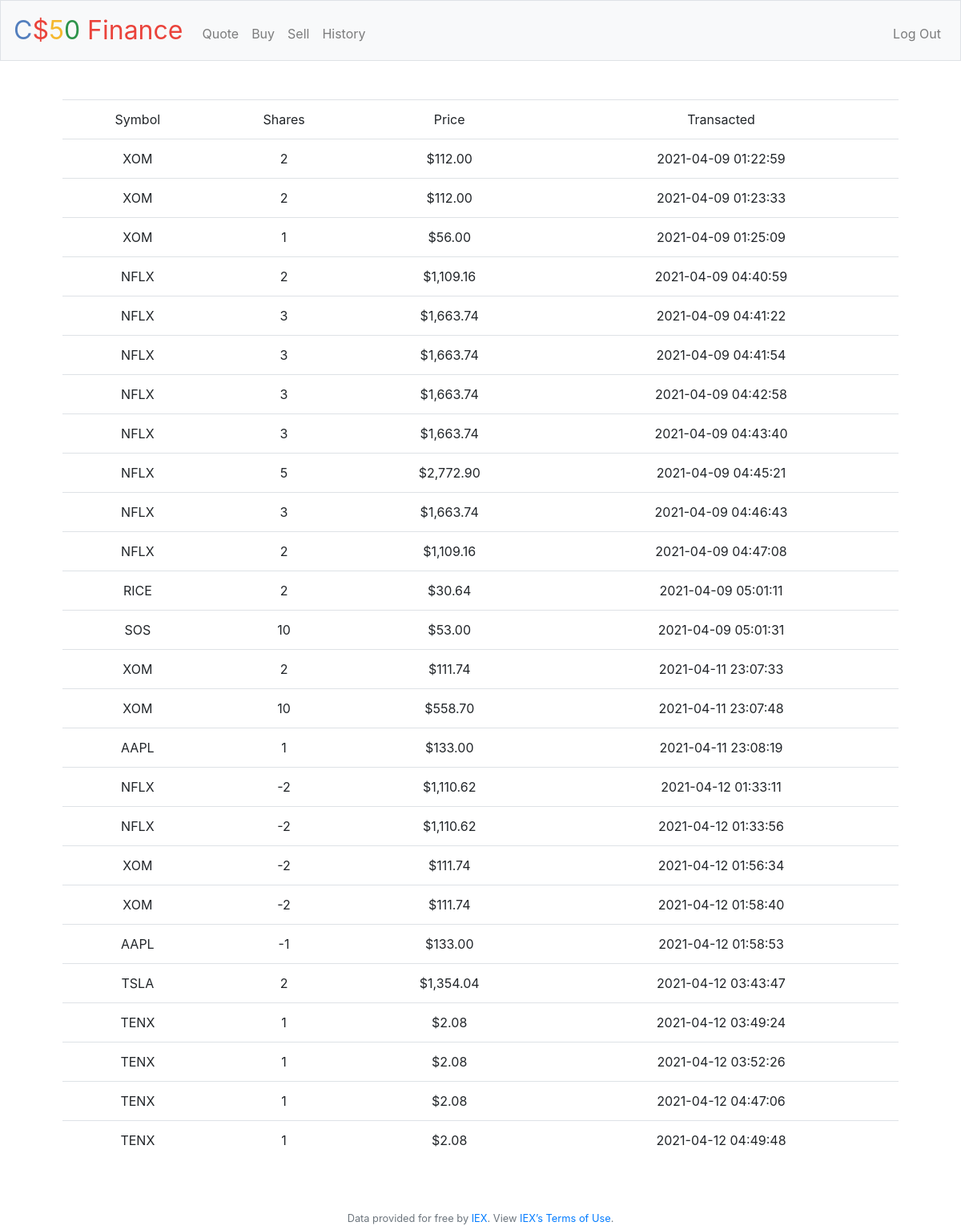
The app's page /history (signed in) with its own data.
### tables this page shows
CREATE TABLE 'transactions' (order_id INTEGER, quantity NUMERIC NOT NULL, symbol TEXT NOT NULL, user_id INTEGER, price NUMERIC NOT NULL, date DATETIME NOT NULL DEFAULT(current_timestamp), PRIMARY KEY(order_id), FOREIGN KEY(user_id) REFERENCES users(id));

### application.py (the view)
@app.route("/history")
@login_required
def history():
    rows = db.execute("SELECT * FROM transactions WHERE user_id = ?", session['user_id'])
    return render_template('history.html', rows=rows)

### application.py (called while the page is built)
@app.after_request
def after_request(response):
    response.headers["Cache-Control"] = "no-cache, no-store, must-revalidate"
    response.headers["Expires"] = 0
    response.headers["Pragma"] = "no-cache"
    return response

### helpers.py (called while the page is built)
def login_required(f):
    @wraps(f)
    def decorated_function(*args, **kwargs):
        if session.get("user_id") is None:
            return redirect("/login")
        return f(*args, **kwargs)
    return decorated_function

def usd(value):
    return f"${value:,.2f}"

### templates/history.html (shortened to what this page needs)
{% extends 'layout.html' %}
{% block main %}
    <table class='table'>
        <thead>
            <tr>
                <td>Symbol</td>
                <td>Shares</td>
                <td>Price</td>
                <td>Transacted</td>
            </tr>
        </thead>
        <tbody>
            {% for row in rows %}
            <tr>
                <td>{{ row['symbol'] }}</td>
                <td>{{ row['quantity'] }}</td>
                <td>{{ row['price'] | usd }}</td>
                <td>{{ row['date'] }}</td>
            </tr>
            {% endfor %}
        </tbody>
    </table>
{% endblock %}

### templates/layout.html (shortened to what this page needs)
<!DOCTYPE html>
<html lang="en">
    <head>
        <link rel="stylesheet" href="https://cdn.jsdelivr.net/npm/bootstrap@4.5.3/dist/css/bootstrap.min.css">
        <link href="/static/styles.css" rel="stylesheet">
    </head>
    <body>
        <nav class="navbar navbar-expand-md navbar-light bg-light border">
            <a class="navbar-brand" href="/"><span class="blue">C</span><span class="red">$</span><span class="yellow">5</span><span class="green">0</span> <span class="red">Finance</span></a>
            <div class="collapse navbar-collapse" id="navbar">
                {% if session.user_id %}
                    <ul class="navbar-nav mr-auto mt-2">
                        <li class="nav-item"><a class="nav-link" href="/quote">Quote</a></li>
                        <li class="nav-item"><a class="nav-link" href="/buy">Buy</a></li>
                        <li class="nav-item"><a class="nav-link" href="/sell">Sell</a></li>
                        <li class="nav-item"><a class="nav-link" href="/history">History</a></li>
                    </ul>
                    <ul class="navbar-nav ml-auto mt-2">
                        <li class="nav-item"><a class="nav-link" href="/logout">Log Out</a></li>
                    </ul>
                {% else %}
                    <ul class="navbar-nav ml-auto mt-2">
                        <li class="nav-item"><a class="nav-link" href="/register">Register</a></li>
                        <li class="nav-item"><a class="nav-link" href="/login">Log In</a></li>
                    </ul>
                {% endif %}
            </div>
        </nav>
        <main class="container p-5">
            {% block main %}{% endblock %}
        </main>
        <footer class="small text-center text-muted">
            Data provided for free by <a href="https://iextrading.com/developer">IEX</a>. View <a href="https://iextrading.com/api-exhibit-a/">IEX’s Terms of Use</a>.
        </footer>
    </body>
</html>

### static/styles.css (style rules this page uses)
nav .navbar-brand { font-size: xx-large; }
nav .navbar-brand .blue { color: #537fbe; }
nav .navbar-brand .red { color: #ea433b; }
nav .navbar-brand .yellow { color: #f5b82e; }
nav .navbar-brand .green { color: #2e944b; }
main { overflow-x: auto; text-align: center; }

### records on screen
transactions: symbol "XOM", quantity "2", price "$112.00", date "2021-04-09 01:22:59"
transactions: symbol "XOM", quantity "2", price "$112.00", date "2021-04-09 01:23:33"
transactions: symbol "XOM", quantity "1", price "$56.00", date "2021-04-09 01:25:09"
transactions: symbol "NFLX", quantity "2", price "$1,109.16", date "2021-04-09 04:40:59"
transactions: symbol "NFLX", quantity "3", price "$1,663.74", date "2021-04-09 04:41:22"
transactions: symbol "NFLX", quantity "3", price "$1,663.74", date "2021-04-09 04:41:54"
transactions: symbol "NFLX", quantity "3", price "$1,663.74", date "2021-04-09 04:42:58"
transactions: symbol "NFLX", quantity "3", price "$1,663.74", date "2021-04-09 04:43:40"
transactions: symbol "NFLX", quantity "5", price "$2,772.90", date "2021-04-09 04:45:21"
transactions: symbol "NFLX", quantity "3", price "$1,663.74", date "2021-04-09 04:46:43"
transactions: symbol "NFLX", quantity "2", price "$1,109.16", date "2021-04-09 04:47:08"
transactions: symbol "RICE", quantity "2", price "$30.64", date "2021-04-09 05:01:11"
transactions: symbol "SOS", quantity "10", price "$53.00", date "2021-04-09 05:01:31"
transactions: symbol "XOM", quantity "2", price "$111.74", date "2021-04-11 23:07:33"
transactions: symbol "XOM", quantity "10", price "$558.70", date "2021-04-11 23:07:48"
transactions: symbol "AAPL", quantity "1", price "$133.00", date "2021-04-11 23:08:19"
transactions: symbol "NFLX", quantity "-2", price "$1,110.62", date "2021-04-12 01:33:11"
transactions: symbol "NFLX", quantity "-2", price "$1,110.62", date "2021-04-12 01:33:56"
transactions: symbol "XOM", quantity "-2", price "$111.74", date "2021-04-12 01:56:34"
transactions: symbol "XOM", quantity "-2", price "$111.74", date "2021-04-12 01:58:40"
transactions: symbol "AAPL", quantity "-1", price "$133.00", date "2021-04-12 01:58:53"
transactions: symbol "TSLA", quantity "2", price "$1,354.04", date "2021-04-12 03:43:47"
transactions: symbol "TENX", quantity "1", price "$2.08", date "2021-04-12 03:49:24"
transactions: symbol "TENX", quantity "1", price "$2.08", date "2021-04-12 03:52:26"
transactions: symbol "TENX", quantity "1", price "$2.08", date "2021-04-12 04:47:06"
transactions: symbol "TENX", quantity "1", price "$2.08", date "2021-04-12 04:49:48"
